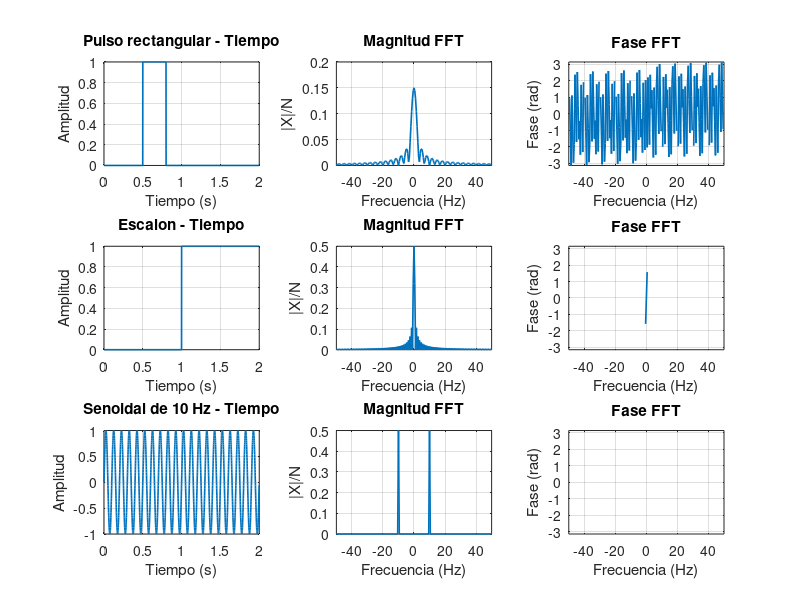
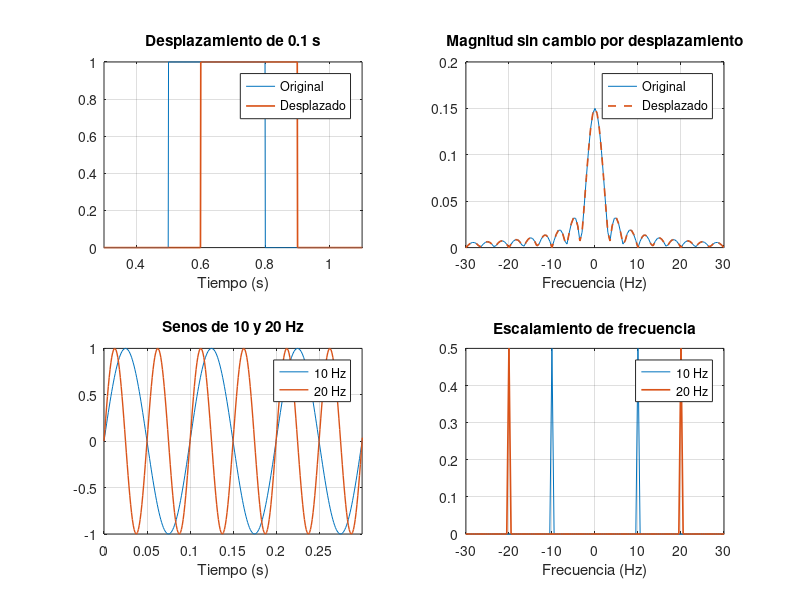
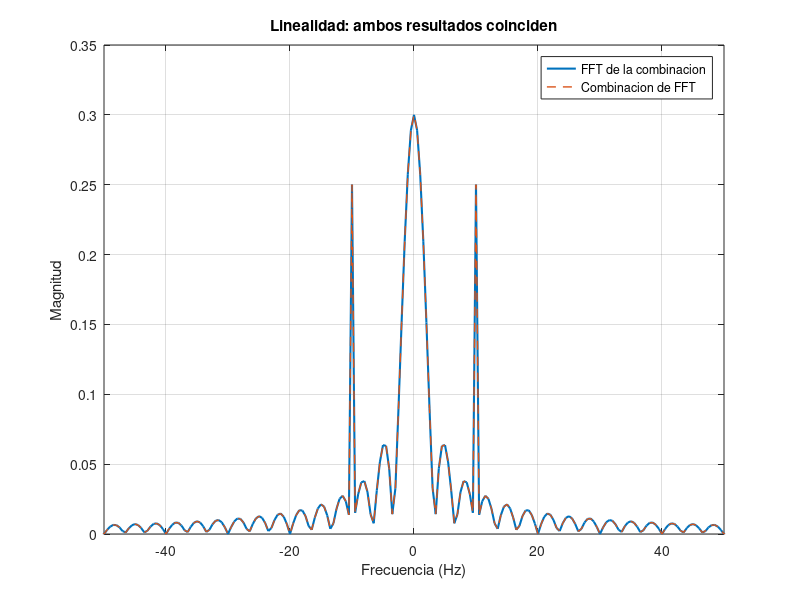

These figures' MATLAB source, in order:
%% Actividad formativa 2 - Transformada de Fourier
% Simulacion de tres senales y comprobacion de propiedades DFT.
clear; close all; clc;

%% 1. Parametros de muestreo
Fs = 1000;              % muestras por segundo (Hz)
N = 2000;               % numero de muestras, 2 segundos
n = 0:N-1;
t = n/Fs;              % tiempo desde 0 hasta 1.999 s
f = (-N/2:N/2-1)*(Fs/N); % eje de frecuencias en Hz

%% 2. Senales elementales
pulso = double(t >= 0.5 & t < 0.8);
escalon = double(t >= 1.0);
seno = sin(2*pi*10*t);
senales = {pulso, escalon, seno};
nombres = {'Pulso rectangular','Escalon','Senoidal de 10 Hz'};

%% 3. Graficas del tiempo, magnitud y fase
figure('Name','Senales y espectros','Color','w');
for k = 1:3
    x = senales{k};
    X = fftshift(fft(x))/N; % DFT normalizada, ordenada alrededor de cero
    fase = angle(X);
    fase(abs(X) < 1e-3*max(abs(X))) = NaN; % fase irrelevante
    subplot(3,3,3*k-2);
    plot(t,x,'LineWidth',1.2); grid on;
    title([nombres{k} ' - Tiempo']); xlabel('Tiempo (s)'); ylabel('Amplitud');
    subplot(3,3,3*k-1);
    plot(f,abs(X),'LineWidth',1.2); grid on; xlim([-50 50]);
    title('Magnitud FFT'); xlabel('Frecuencia (Hz)'); ylabel('|X|/N');
    subplot(3,3,3*k);
    plot(f,fase,'LineWidth',1.2); grid on; xlim([-50 50]); ylim([-pi pi]);
    title('Fase FFT'); xlabel('Frecuencia (Hz)'); ylabel('Fase (rad)');
end
exportgraphics(gcf,'senales_espectros.png','Resolution',180);

%% 4. Propiedad de linealidad: FFT(a*x+b*y)=a*FFT(x)+b*FFT(y)
a = 2; b = 0.5;
izq = fft(a*pulso+b*seno);
der = a*fft(pulso)+b*fft(seno);
error_linealidad = max(abs(izq-der));
fprintf('Error maximo linealidad: %.3e\n',error_linealidad);

%% 5. Desplazamiento temporal circular
% Para DFT, desplazar con circshift equivale a fase lineal.
m = 100; % 100 muestras = 0.1 segundos
x = pulso;
x_movido = circshift(x,m);
X = fft(x);
X_pred = X .* exp(-1i*2*pi*(0:N-1)*m/N);
error_desplazamiento = max(abs(fft(x_movido)-X_pred));
fprintf('Error maximo desplazamiento: %.3e\n',error_desplazamiento);

%% 6. Escalamiento en frecuencia mediante cambio de frecuencia senoidal
seno20 = sin(2*pi*20*t);
S10 = abs(fftshift(fft(seno)))/N;
S20 = abs(fftshift(fft(seno20)))/N;
figure('Name','Propiedades de Fourier','Color','w');
subplot(2,2,1);
plot(t,pulso,t,x_movido,'LineWidth',1.2); grid on; xlim([0.3 1.1]);
title('Desplazamiento de 0.1 s'); xlabel('Tiempo (s)');
legend('Original','Desplazado');
subplot(2,2,2);
plot(f,abs(fftshift(X))/N,f,abs(fftshift(fft(x_movido)))/N,'--','LineWidth',1.2);
grid on; xlim([-30 30]); title('Magnitud sin cambio por desplazamiento');
xlabel('Frecuencia (Hz)'); legend('Original','Desplazado');
subplot(2,2,3);
plot(t,seno,t,seno20,'LineWidth',1.0); grid on; xlim([0 0.3]);
title('Senos de 10 y 20 Hz'); xlabel('Tiempo (s)');
legend('10 Hz','20 Hz');
subplot(2,2,4);
plot(f,S10,f,S20,'LineWidth',1.2); grid on; xlim([-30 30]);
title('Escalamiento de frecuencia'); xlabel('Frecuencia (Hz)');
legend('10 Hz','20 Hz');
exportgraphics(gcf,'propiedades_fourier.png','Resolution',180);

%% 7. Verificacion adicional de la linealidad
figure('Name','Linealidad','Color','w');
plot(f,abs(fftshift(izq))/N,'LineWidth',1.5); hold on;
plot(f,abs(fftshift(der))/N,'--','LineWidth',1.0);
grid on; xlim([-50 50]); xlabel('Frecuencia (Hz)'); ylabel('Magnitud');
title('Linealidad: ambos resultados coinciden');
legend('FFT de la combinacion','Combinacion de FFT');
exportgraphics(gcf,'linealidad.png','Resolution',180);
